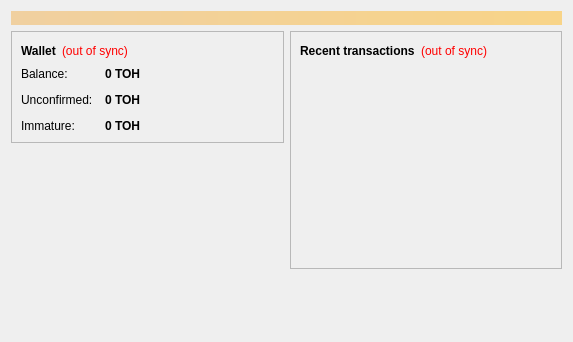
<?xml version="1.0" encoding="UTF-8"?>
<ui version="4.0">
 <class>OverviewPage</class>
 <widget class="QWidget" name="OverviewPage">
  <property name="geometry">
   <rect>
    <x>0</x>
    <y>0</y>
    <width>573</width>
    <height>342</height>
   </rect>
  </property>
  <property name="windowTitle">
   <string>Form</string>
  </property>
  <layout class="QVBoxLayout" name="topLayout">
   <item>
    <widget class="QLabel" name="labelAlerts">
     <property name="visible">
      <bool>false</bool>
     </property>
     <property name="styleSheet">
      <string notr="true">background-color: qlineargradient(x1: 0, y1: 0, x2: 1, y2: 0, stop:0 #F0D0A0, stop:1 #F8D488); color:#000000;</string>
     </property>
     <property name="wordWrap">
      <bool>true</bool>
     </property>
     <property name="margin">
      <number>3</number>
     </property>
    </widget>
   </item>
   <item>
    <layout class="QHBoxLayout" name="horizontalLayout" stretch="1,1">
     <item>
      <layout class="QVBoxLayout" name="verticalLayout_2">
       <item>
        <widget class="QFrame" name="frame">
         <property name="frameShape">
          <enum>QFrame::StyledPanel</enum>
         </property>
         <property name="frameShadow">
          <enum>QFrame::Raised</enum>
         </property>
         <layout class="QVBoxLayout" name="verticalLayout_4">
          <item>
           <layout class="QHBoxLayout" name="horizontalLayout_4">
            <item>
             <widget class="QLabel" name="label_5">
              <property name="font">
               <font>
                <weight>75</weight>
                <bold>true</bold>
               </font>
              </property>
              <property name="text">
               <string>Wallet</string>
              </property>
             </widget>
            </item>
            <item>
             <widget class="QLabel" name="labelWalletStatus">
              <property name="toolTip">
               <string>The displayed information may be out of date. Your wallet automatically synchronizes with the TokenOfHope network after a connection is established, but this process has not completed yet.</string>
              </property>
              <property name="styleSheet">
               <string notr="true">QLabel { color: red; }</string>
              </property>
              <property name="text">
               <string notr="true">(out of sync)</string>
              </property>
              <property name="alignment">
               <set>Qt::AlignLeading|Qt::AlignLeft|Qt::AlignVCenter</set>
              </property>
             </widget>
            </item>
            <item>
             <spacer name="horizontalSpacer_2">
              <property name="orientation">
               <enum>Qt::Horizontal</enum>
              </property>
              <property name="sizeHint" stdset="0">
               <size>
                <width>40</width>
                <height>20</height>
               </size>
              </property>
             </spacer>
            </item>
           </layout>
          </item>
          <item>
           <layout class="QFormLayout" name="formLayout_2">
            <property name="fieldGrowthPolicy">
             <enum>QFormLayout::AllNonFixedFieldsGrow</enum>
            </property>
            <property name="horizontalSpacing">
             <number>12</number>
            </property>
            <property name="verticalSpacing">
             <number>12</number>
            </property>
            <item row="0" column="0">
             <widget class="QLabel" name="label">
              <property name="text">
               <string>Balance:</string>
              </property>
             </widget>
            </item>
            <item row="0" column="1">
             <widget class="QLabel" name="labelBalance">
              <property name="font">
               <font>
                <weight>75</weight>
                <bold>true</bold>
               </font>
              </property>
              <property name="cursor">
               <cursorShape>IBeamCursor</cursorShape>
              </property>
              <property name="toolTip">
               <string>Your current balance</string>
              </property>
              <property name="text">
               <string notr="true">0 TOH</string>
              </property>
              <property name="textInteractionFlags">
               <set>Qt::LinksAccessibleByMouse|Qt::TextSelectableByKeyboard|Qt::TextSelectableByMouse</set>
              </property>
             </widget>
            </item>
            <item row="1" column="0">
             <widget class="QLabel" name="label_3">
              <property name="text">
               <string>Unconfirmed:</string>
              </property>
             </widget>
            </item>
            <item row="1" column="1">
             <widget class="QLabel" name="labelUnconfirmed">
              <property name="font">
               <font>
                <weight>75</weight>
                <bold>true</bold>
               </font>
              </property>
              <property name="cursor">
               <cursorShape>IBeamCursor</cursorShape>
              </property>
              <property name="toolTip">
               <string>Total of transactions that have yet to be confirmed, and do not yet count toward the current balance</string>
              </property>
              <property name="text">
               <string notr="true">0 TOH</string>
              </property>
              <property name="textInteractionFlags">
               <set>Qt::LinksAccessibleByMouse|Qt::TextSelectableByKeyboard|Qt::TextSelectableByMouse</set>
              </property>
             </widget>
            </item>
            <item row="2" column="0">
             <widget class="QLabel" name="labelImmatureText">
              <property name="text">
               <string>Immature:</string>
              </property>
             </widget>
            </item>
            <item row="2" column="1">
             <widget class="QLabel" name="labelImmature">
              <property name="font">
               <font>
                <weight>75</weight>
                <bold>true</bold>
               </font>
              </property>
              <property name="toolTip">
               <string>Mined balance that has not yet matured</string>
              </property>
              <property name="text">
               <string notr="true">0 TOH</string>
              </property>
              <property name="textInteractionFlags">
               <set>Qt::LinksAccessibleByMouse|Qt::TextSelectableByKeyboard|Qt::TextSelectableByMouse</set>
              </property>
             </widget>
            </item>
           </layout>
          </item>
         </layout>
        </widget>
       </item>
       <item>
        <spacer name="verticalSpacer">
         <property name="orientation">
          <enum>Qt::Vertical</enum>
         </property>
         <property name="sizeHint" stdset="0">
          <size>
           <width>20</width>
           <height>40</height>
          </size>
         </property>
        </spacer>
       </item>
      </layout>
     </item>
     <item>
      <layout class="QVBoxLayout" name="verticalLayout_3">
       <item>
        <widget class="QFrame" name="frame_2">
         <property name="frameShape">
          <enum>QFrame::StyledPanel</enum>
         </property>
         <property name="frameShadow">
          <enum>QFrame::Raised</enum>
         </property>
         <layout class="QVBoxLayout" name="verticalLayout">
          <item>
           <layout class="QHBoxLayout" name="horizontalLayout_2">
            <item>
             <widget class="QLabel" name="label_4">
              <property name="text">
               <string>&lt;b&gt;Recent transactions&lt;/b&gt;</string>
              </property>
             </widget>
            </item>
            <item>
             <widget class="QLabel" name="labelTransactionsStatus">
              <property name="toolTip">
               <string>The displayed information may be out of date. Your wallet automatically synchronizes with the TokenOfHope network after a connection is established, but this process has not completed yet.</string>
              </property>
              <property name="styleSheet">
               <string notr="true">QLabel { color: red; }</string>
              </property>
              <property name="text">
               <string notr="true">(out of sync)</string>
              </property>
              <property name="alignment">
               <set>Qt::AlignRight|Qt::AlignTrailing|Qt::AlignVCenter</set>
              </property>
             </widget>
            </item>
            <item>
             <spacer name="horizontalSpacer">
              <property name="orientation">
               <enum>Qt::Horizontal</enum>
              </property>
              <property name="sizeHint" stdset="0">
               <size>
                <width>40</width>
                <height>20</height>
               </size>
              </property>
             </spacer>
            </item>
           </layout>
          </item>
          <item>
           <widget class="QListView" name="listTransactions">
            <property name="styleSheet">
             <string notr="true">QListView { background: transparent; }</string>
            </property>
            <property name="frameShape">
             <enum>QFrame::NoFrame</enum>
            </property>
            <property name="verticalScrollBarPolicy">
             <enum>Qt::ScrollBarAlwaysOff</enum>
            </property>
            <property name="horizontalScrollBarPolicy">
             <enum>Qt::ScrollBarAlwaysOff</enum>
            </property>
            <property name="selectionMode">
             <enum>QAbstractItemView::NoSelection</enum>
            </property>
           </widget>
          </item>
         </layout>
        </widget>
       </item>
       <item>
        <spacer name="verticalSpacer_2">
         <property name="orientation">
          <enum>Qt::Vertical</enum>
         </property>
         <property name="sizeHint" stdset="0">
          <size>
           <width>20</width>
           <height>40</height>
          </size>
         </property>
        </spacer>
       </item>
      </layout>
     </item>
    </layout>
   </item>
  </layout>
 </widget>
 <resources/>
 <connections/>
</ui>
